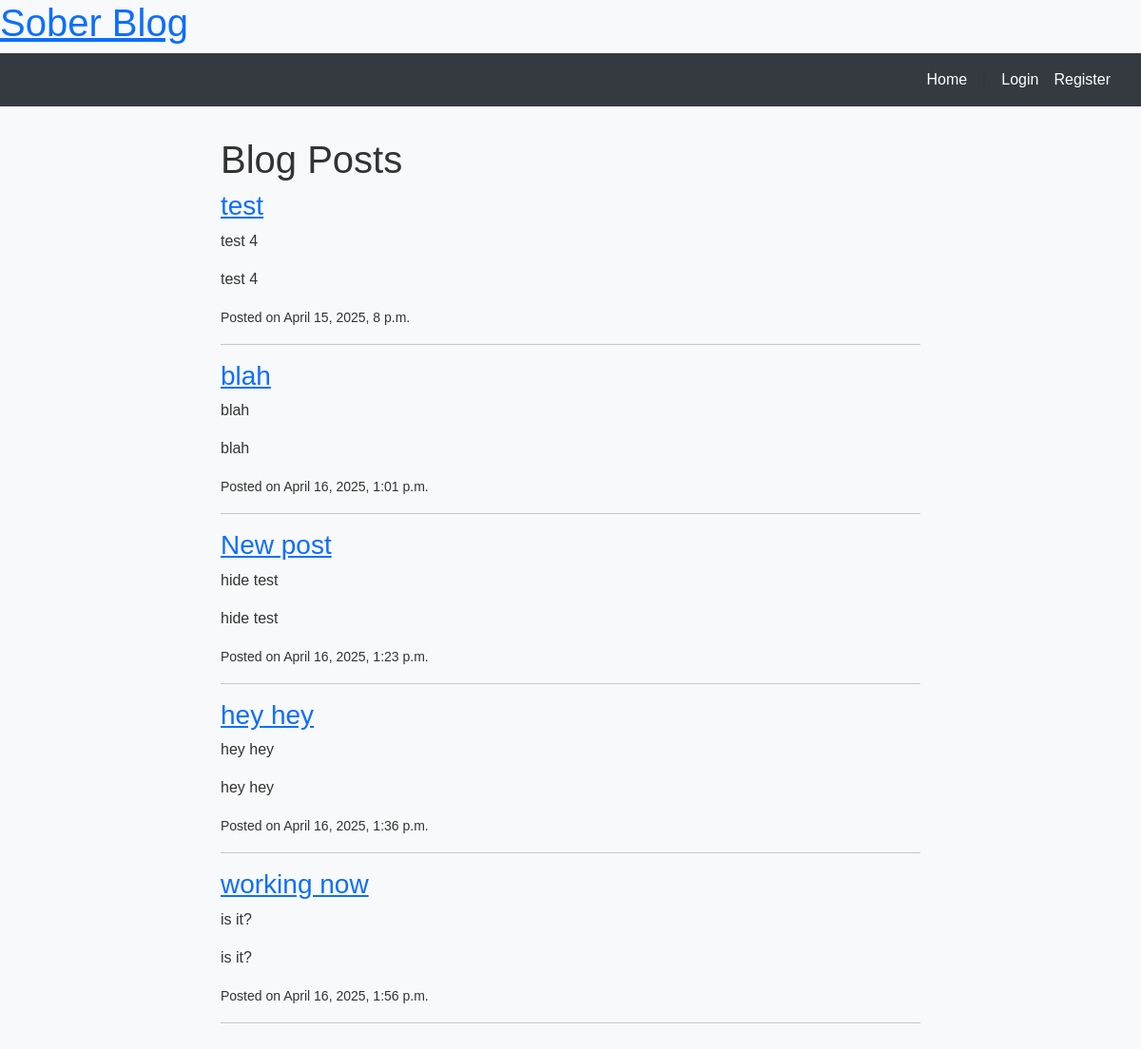
The app's page /, older data.
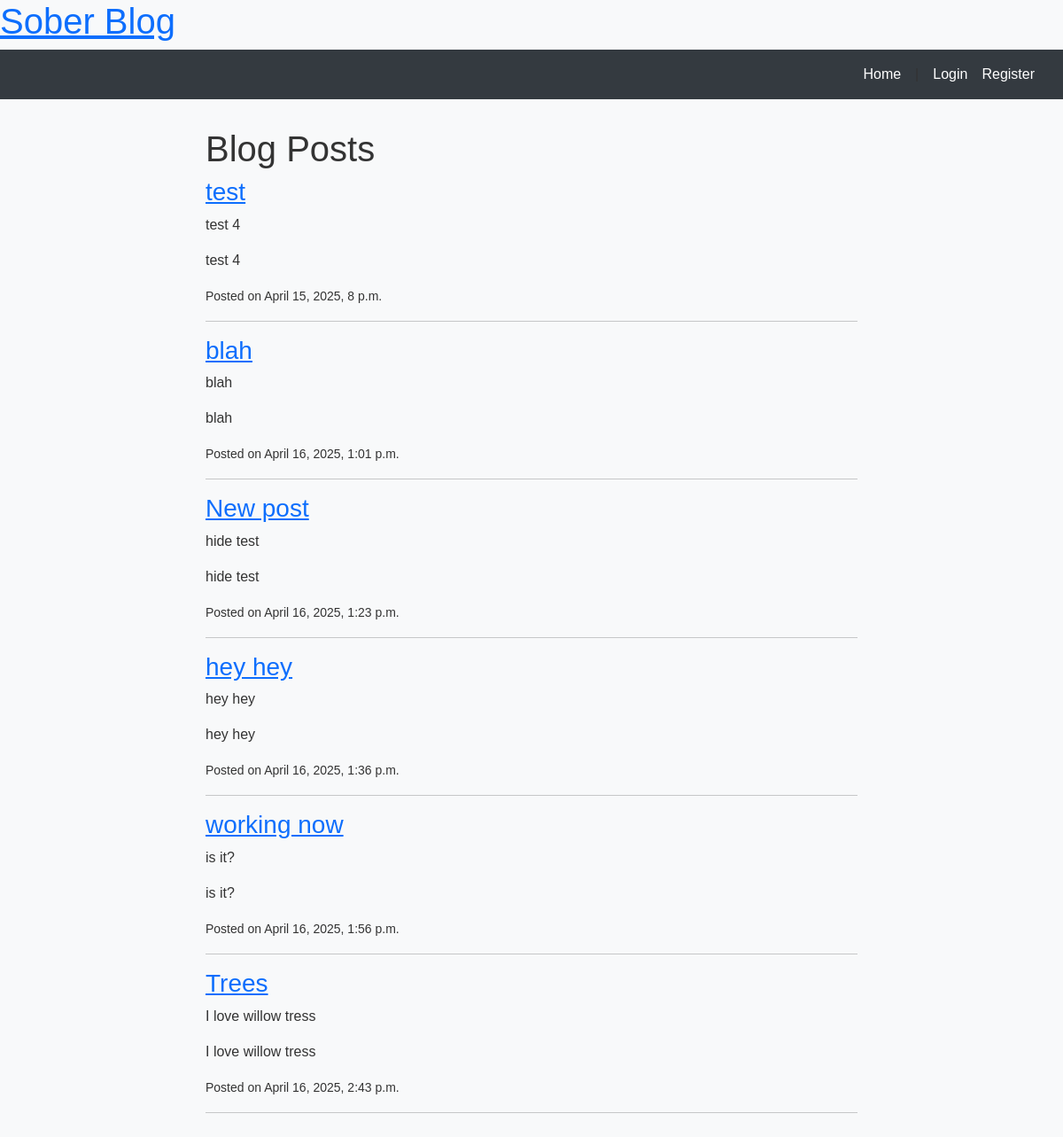
The same page, newer data.
### blog/models.py (models this page shows, shortened)
class Post(models.Model):
    title = models.CharField(max_length=200)
    content = models.TextField()
    created_at = models.DateTimeField(auto_now_add=True)
    author = models.ForeignKey(User, on_delete=models.CASCADE)

### blog/views.py (the view)
# urls.py: path('', views.post_list, name='post_list'),
def post_list(request):
    posts = Post.objects.all()
    return render(request, 'blog/post_list.html', {'posts': posts})

### blog/templates/blog/post_list.html (shortened to what this page needs)
{% extends "blog/base.html" %}
{% block content %}
  <h1>Blog Posts</h1>
  {% for post in posts %}
  <h3><a href="{% url 'post_detail' post.id %}">{{ post.title }}</a></h3>
  <p>{{ post.content|truncatechars:100 }}</p>
    <div>
      <p>{{ post.content }}</p>
      <small>Posted on {{ post.created_at }}</small>
    </div>
    <hr>
  {% empty %}
    <p>No posts found.</p>
  {% endfor %}
{% endblock %}

Row changes from the older to the newer data that the page shows:
added Post: title "Trees", content "I love willow tress", created_at "April 16, 2025, 2:43 p.m."
